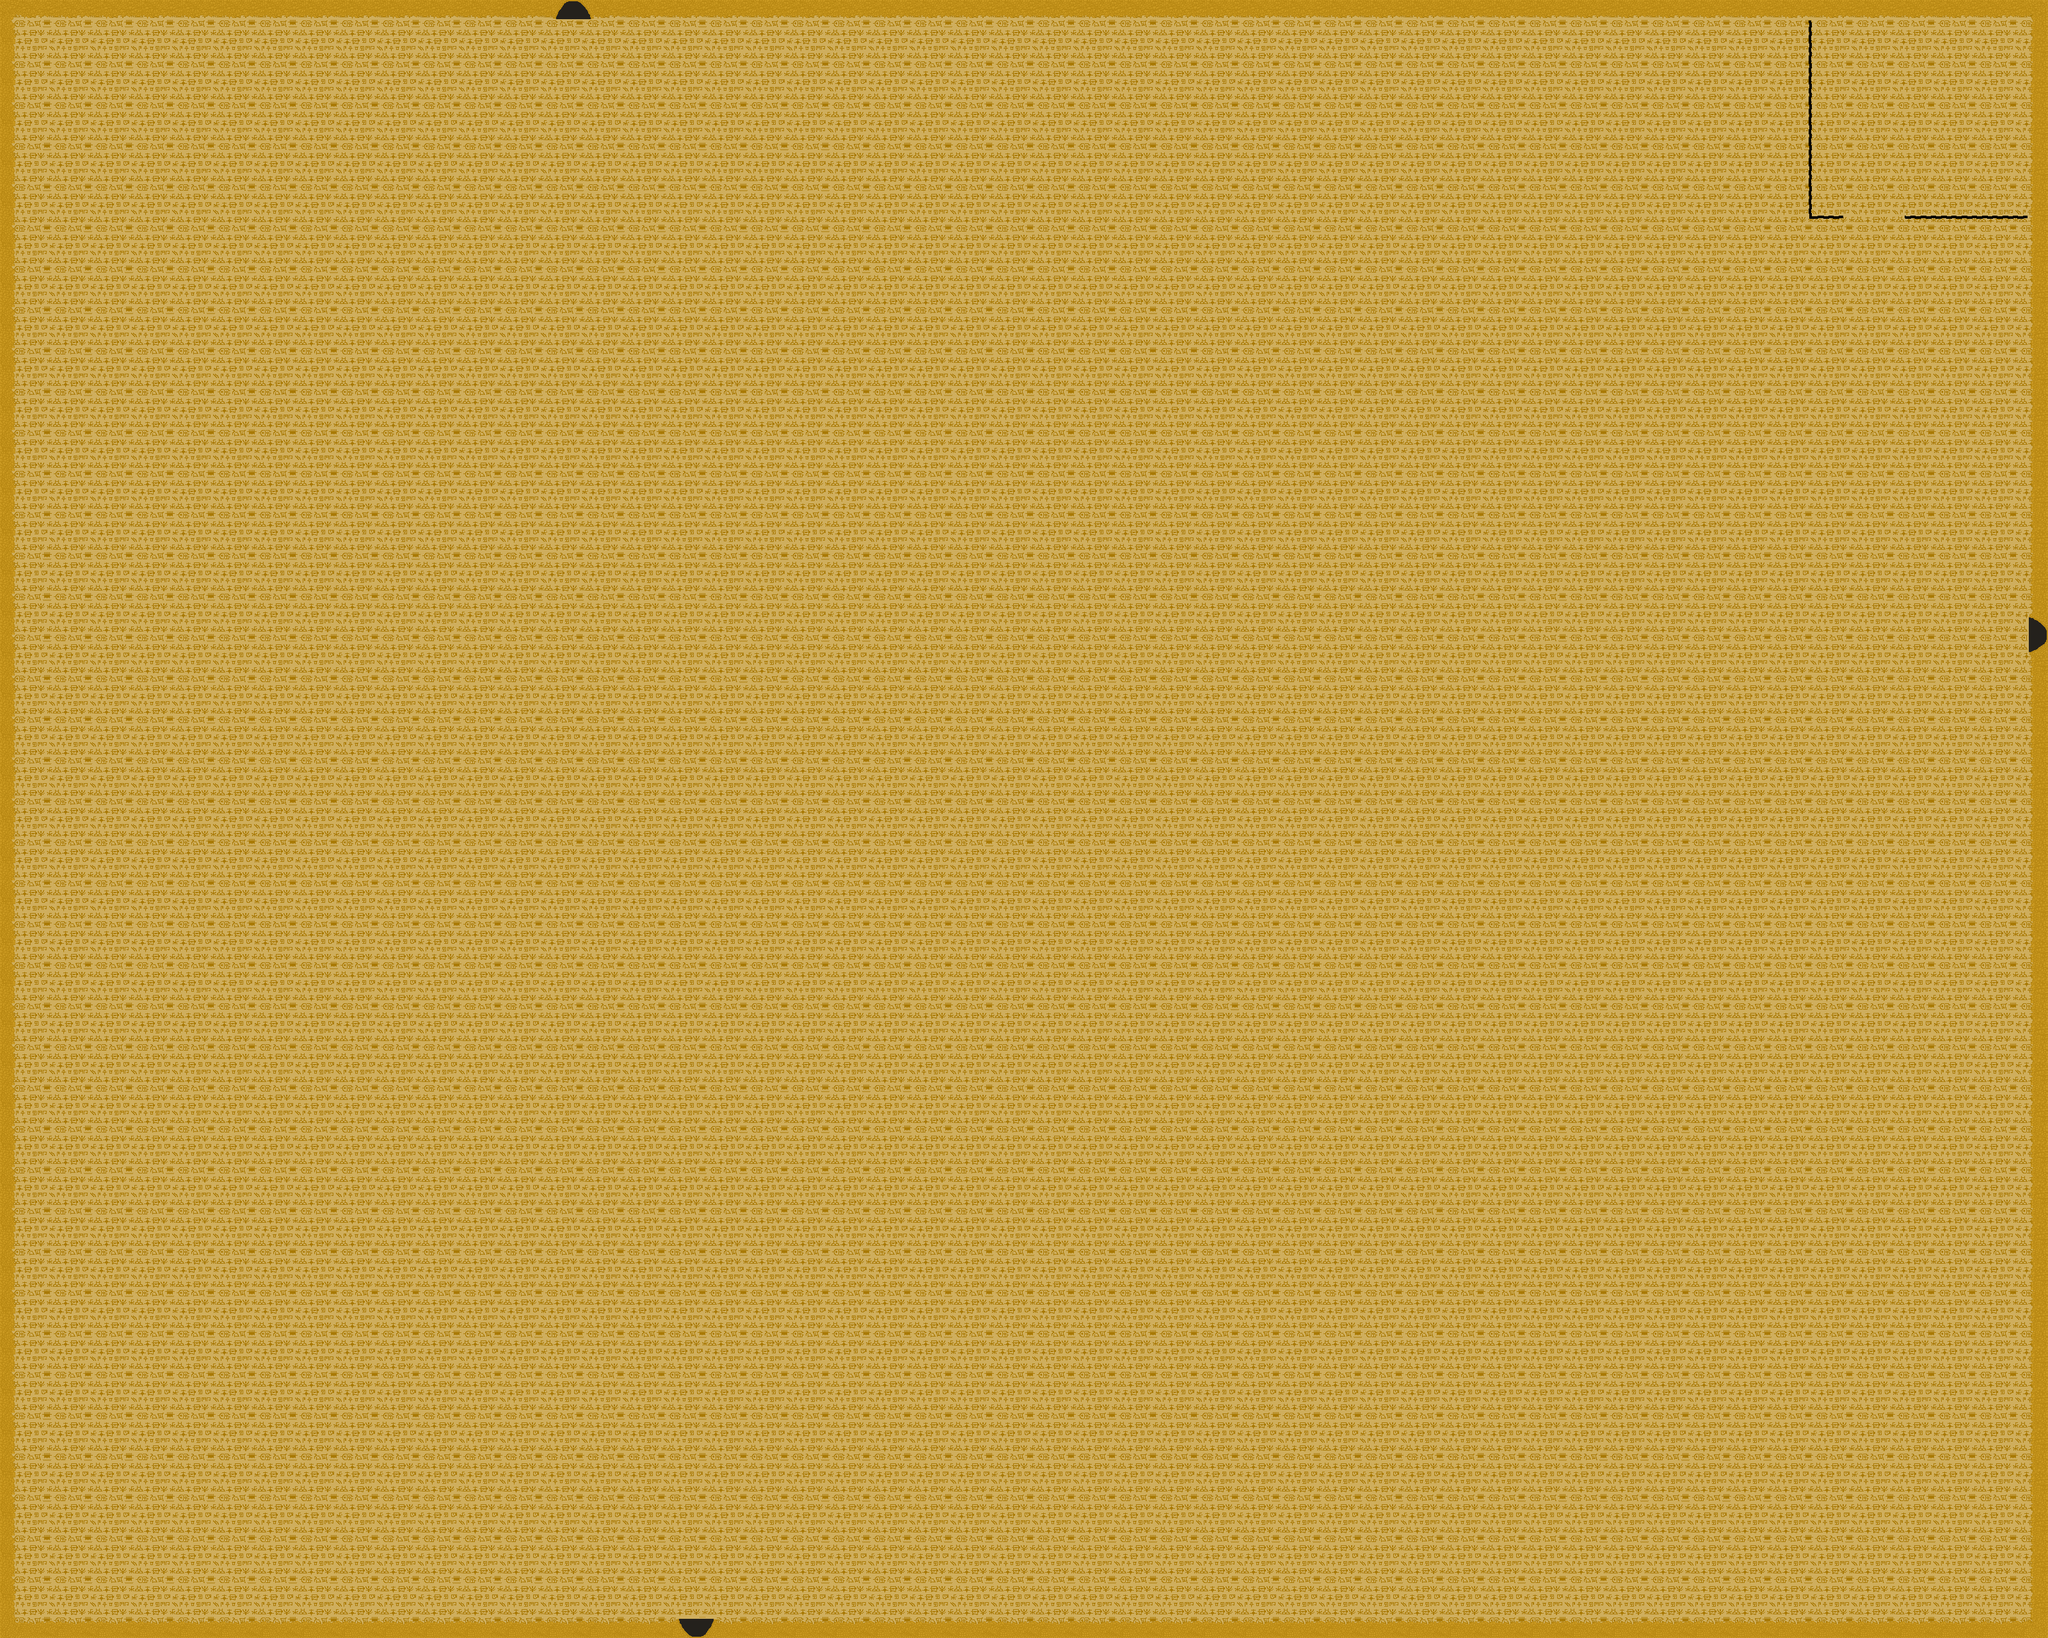

A 2D game scene composited from a Tiled map and its tileset images. What follows is a short description and the map's XML, with each tile layer's data collapsed to a summary:
An orthogonal 100x80 tile map with 32x32 px tiles, 2 tile layers (base_floor, gate_and_border), 1 hidden layer not drawn, 5 tilesets.

<map version="1.10" tiledversion="1.11.0" orientation="orthogonal" renderorder="right-down" width="100" height="80" tilewidth="32" tileheight="32" infinite="0" nextlayerid="4" nextobjectid="1">
 <editorsettings>
  <export target="ruin1_map_tiled_info.csv" format="csv" />
 </editorsettings>
 <tileset firstgid="1" source="../base_floor.tsx" />
 <tileset firstgid="5" source="../ruin1_border.tsx" />
 <tileset firstgid="21" source="../ruin1_gate.tsx" />
 <tileset firstgid="23" source="../ruin1_obstacles.tsx" />
 <tileset firstgid="1027" source="../gate_lock_scientist1.tsx" />
 <layer id="1" name="base_floor" width="100" height="80" locked="1">
  <data>[8000 cells, 8000 non-empty, 4 distinct tile ids]</data>
 </layer>
 <layer id="2" name="gate_and_border" width="100" height="80" locked="1">
  <data>[8000 cells, 373 non-empty, 17 distinct tile ids]</data>
 </layer>
 <layer id="3" name="ruin1_obstacles" width="100" height="80" visible="0" locked="1">
  <data>[8000 cells, 595 non-empty, 13 distinct tile ids]</data>
 </layer>
</map>
